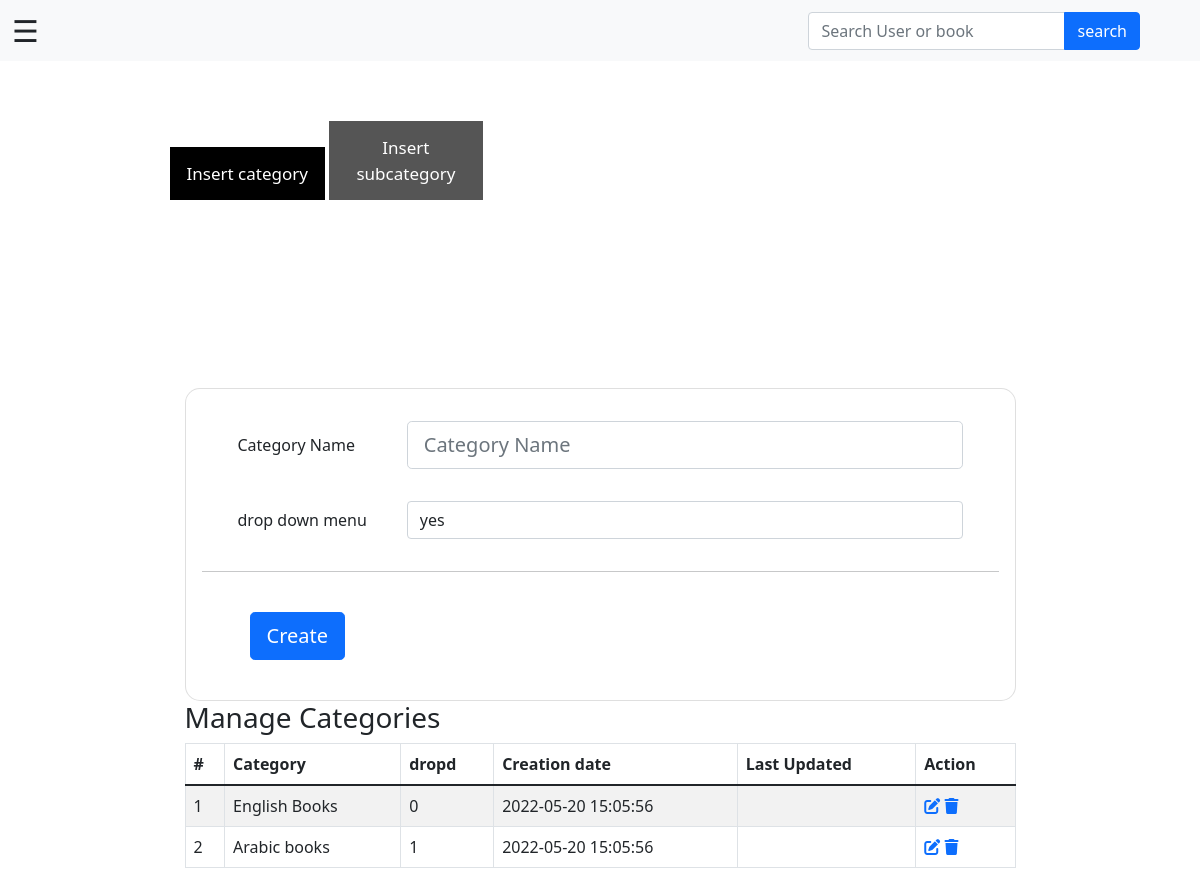
The page /admin/insertcs.php on the database its author committed.
### tables this page shows
CREATE TABLE `category` (
  `id` int(11) NOT NULL,
  `categoryName` varchar(255) DEFAULT NULL,
  `creationDate` timestamp NOT NULL DEFAULT CURRENT_TIMESTAMP,
  `updationDate` timestamp NULL DEFAULT NULL,
  `dropd` tinyint(1) NOT NULL
);

### admin/insertcs.php (the view, shortened to what this page needs)
<!DOCTYPE html>
<html lang="en">
<head>
</head>
<body>
    <header>
        <?php include("navbar.php"); ?>
    </header>
    <div class="menu">
        <button class="tablink" onclick="openPage('category', this, 'black')" id="defaultOpen">Insert category</button>
        <button class="tablink" onclick="openPage('News', this, 'green')">Insert subcategory</button>
    </div>
    <div id="category" class="tabcontent register">
        <section class="vh-100">
            <div class="container h-100">
                <div class="row d-flex justify-content-center align-items-center h-100">
                    <div class="col-xl-9">
                        <h1 class="text-white mb-4">category</h1>
                        <div class="card" style="border-radius: 15px;">
                            <div class="module-body">
                                <form class="form-horizontal row-fluid" name="Category" method="post">
                                    <div class="card-body">
                                        <div class="row align-items-center py-3">
                                            <div class="col-md-3 ps-5">
                                                <h6 class="mb-0">Category Name</h6>
                                            </div>
                                            <div class="col-md-9 pe-5">
                                                <input type="text" class="form-control form-control-lg" placeholder="Category Name" name="category" />
                                            </div>
                                        </div>
                                        <div class="row align-items-center py-3">
                                            <div class="col-md-3 ps-5">
                                                <h6 class="mb-0">drop down menu </h6>
                                            </div>
                                            <div class="col-md-9 pe-5">
                                                <select name="dropd" class="form-control selectpicker item">
                                                    <option value=1>yes</option>
                                                </select>
                                            </div>
                                        </div>
                                        <hr class="mx-n3">
                                        <div class="px-5 py-4">
                                            <button type="submit" class="btn btn-primary btn-lg" name="submit">Create</button>
                                        </div>
                                    </div>
                                </form>
                            </div>
                        </div>
                        <div class="module">
                            <div class="module-head">
                                <h3>Manage Categories</h3>
                            </div>
                            <div class="module-body table">
                                <table cellpadding="0" cellspacing="0" border="0" class="datatable-1 table table-bordered table-striped	 display" width="100%">
                                    <thead>
                                        <tr>
                                            <th>#</th>
                                            <th>Category</th>
                                            <th>dropd</th>
                                            <th>Creation date</th>
                                            <th>Last Updated</th>
                                            <th>Action</th>
                                        </tr>
                                    </thead>
                                    <tbody>
                                        <?php $query = mysqli_query($con, "select * from category");
                                        $cnt = 1;
                                        while ($row = mysqli_fetch_array($query)) {
                                        ?>
                                            <tr>
                                                <td><?php echo htmlentities($cnt); ?></td>
                                                <td><?php echo htmlentities($row['categoryName']); ?></td>
                                                <td><?php echo htmlentities($row['dropd']); ?></td>
                                                <td> <?php echo htmlentities($row['creationDate']); ?></td>
                                                <td><?php echo htmlentities($row['updationDate']); ?></td>
                                                <td>
                                                    <a href="edit-category.php?id=<?php echo $row['id'] ?>"><i class="fa-solid fa-pen-to-square"></i></a>
                                                    <a href="insertcs.php?id=<?php echo $row['id'] ?>&del=delete" onClick="return confirm('Are you sure you want to delete?')"><i class="fa-solid fa-trash"></i></a>
                                                </td>
                                            </tr>
                                        <?php $cnt = $cnt + 1;
                                        } ?>
                                </table>
                            </div>
                        </div>
                    </div>
                </div>
            </div>
    </div>
</body>
</html>

### admin/insertcs.php (style rules this page uses)
.menu { margin-left: 170px; margin-top: 60px; }
.tablink { background-color: #555; color: white; border: none; outline: none; cursor: pointer; padding: 14px 14px; font-size: 17px; width: 15%; }
.tabcontent { display: none; height: 80%; }

### rows shown on the page
category: categoryName "English Books", dropd "0", creationDate "2022-05-20 15:05:56"
category: categoryName "Arabic books", dropd "1", creationDate "2022-05-20 15:05:56"
